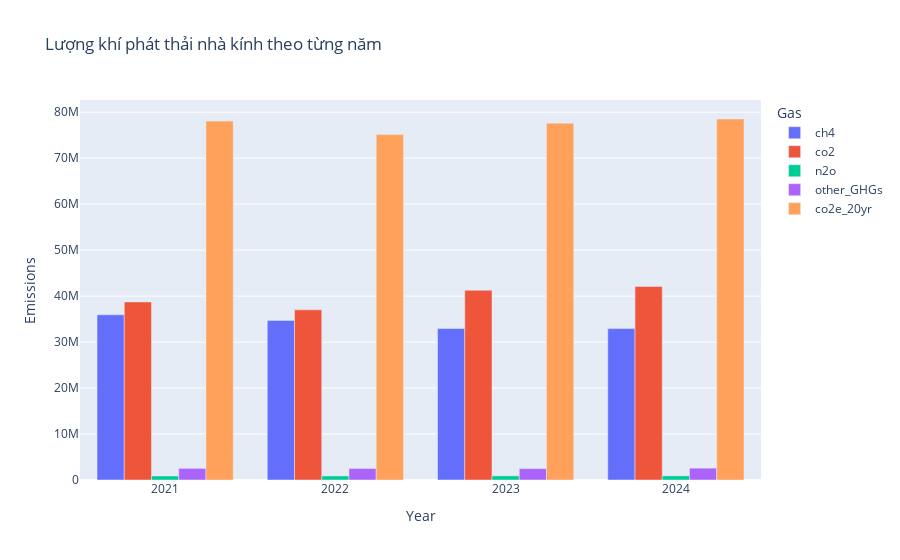

Here is the notebook cell this chart was saved with:
### Markdown cell above
4. VẼ BIỂU ĐỒ

### Code cell
import plotly.express as px
import pandas as pd

# Chuyển dữ liệu sang dạng dài (long format) để Plotly dễ vẽ
df_long = pivoted.melt(id_vars=['year'], value_vars=['ch4', 'co2', 'n2o', 'other_GHGs','co2e_20yr'], 
                  var_name='gas', value_name='emissions')

# Tạo biểu đồ cột động
fig = px.bar(df_long, x='year', y='emissions', color='gas',
             title='Lượng khí phát thải nhà kính theo từng năm',
             labels={'emissions': 'Emissions', 'year': 'Year', 'gas': 'Gas'},
             barmode='group')  # 'group' để các cột của mỗi năm không bị chồng lên nhau
fig.show()

### Figure 1 — Plotly figure (JSON) as saved in the notebook; plotly's stock layout.template omitted (floating-point values rounded to 4 significant figures)
{"data": [{"alignmentgroup": "True", "hovertemplate": "Gas=ch4<br>Year=%{x}<br>Emissions=%{y}<extra></extra>", "legendgroup": "ch4", "marker": {"color": "#636efa", "pattern": {"shape": ""}}, "name": "ch4", "offsetgroup": "ch4", "orientation": "v", "showlegend": true, "textposition": "auto", "type": "bar", "x": [2021, 2022, 2023, 2024], "xaxis": "x", "y": [35930000.0, 34720000.0, 32940000.0, 32930000.0], "yaxis": "y"}, {"alignmentgroup": "True", "hovertemplate": "Gas=co2<br>Year=%{x}<br>Emissions=%{y}<extra></extra>", "legendgroup": "co2", "marker": {"color": "#EF553B", "pattern": {"shape": ""}}, "name": "co2", "offsetgroup": "co2", "orientation": "v", "showlegend": true, "textposition": "auto", "type": "bar", "x": [2021, 2022, 2023, 2024], "xaxis": "x", "y": [38730000.0, 37020000.0, 41270000.0, 42100000.0], "yaxis": "y"}, {"alignmentgroup": "True", "hovertemplate": "Gas=n2o<br>Year=%{x}<br>Emissions=%{y}<extra></extra>", "legendgroup": "n2o", "marker": {"color": "#00cc96", "pattern": {"shape": ""}}, "name": "n2o", "offsetgroup": "n2o", "orientation": "v", "showlegend": true, "textposition": "auto", "type": "bar", "x": [2021, 2022, 2023, 2024], "xaxis": "x", "y": [867807, 880700.0, 905500.0, 908800.0], "yaxis": "y"}, {"alignmentgroup": "True", "hovertemplate": "Gas=other_GHGs<br>Year=%{x}<br>Emissions=%{y}<extra></extra>", "legendgroup": "other_GHGs", "marker": {"color": "#ab63fa", "pattern": {"shape": ""}}, "name": "other_GHGs", "offsetgroup": "other_GHGs", "orientation": "v", "showlegend": true, "textposition": "auto", "type": "bar", "x": [2021, 2022, 2023, 2024], "xaxis": "x", "y": [2525000.0, 2507000.0, 2480000.0, 2580000.0], "yaxis": "y"}, {"alignmentgroup": "True", "hovertemplate": "Gas=co2e_20yr<br>Year=%{x}<br>Emissions=%{y}<extra></extra>", "legendgroup": "co2e_20yr", "marker": {"color": "#FFA15A", "pattern": {"shape": ""}}, "name": "co2e_20yr", "offsetgroup": "co2e_20yr", "orientation": "v", "showlegend": true, "textposition": "auto", "type": "bar", "x": [2021, 2022, 2023, 2024], "xaxis": "x", "y": [78060000.0, 75120000.0, 77600000.0, 78510000.0], "yaxis": "y"}], "layout": {"barmode": "group", "legend": {"title": {"text": "Gas"}, "tracegroupgap": 0}, "title": {"text": "Lượng khí phát thải nhà kính theo từng năm"}, "xaxis": {"anchor": "y", "domain": [0, 1], "title": {"text": "Year"}}, "yaxis": {"anchor": "x", "domain": [0, 1], "title": {"text": "Emissions"}}}}
